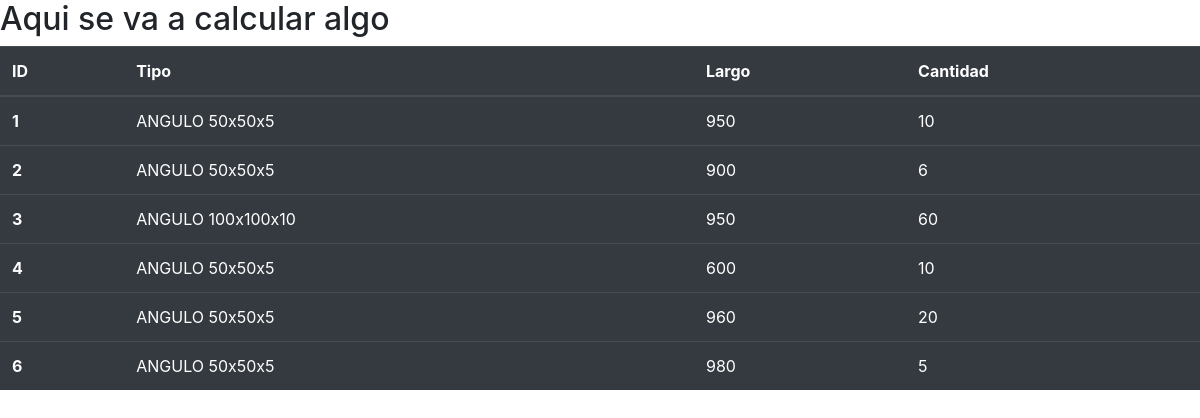
Before: / with the older database file.
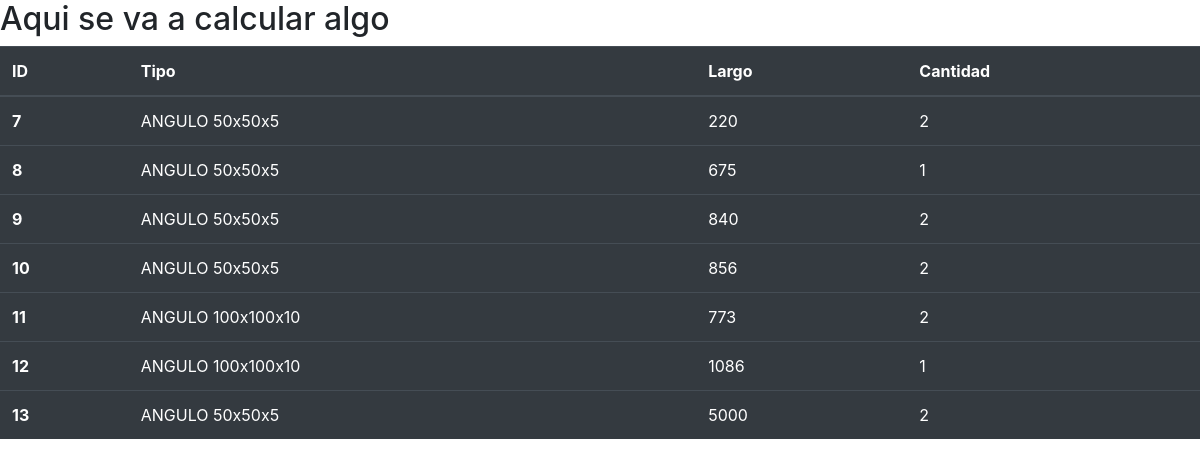
After: the same page with the newer database file.
### ocl/models.py (models this page shows, shortened)
class Almacen(models.Model):
    largo = models.IntegerField()
    cantidad = models.IntegerField()
    tipo = models.ForeignKey(Tipo, on_delete=models.CASCADE)
    fecha_creacion = models.DateField(auto_now_add=True, null=True)
    class Meta:
        verbose_name = 'Almacen'
        verbose_name_plural = 'Almacenes'

class Tipo(models.Model):
    descripcion = models.CharField(max_length=20)
    class Meta:
        verbose_name = 'Tipo de Material'
        verbose_name_plural = 'Tipo de Materiales'
    def __str__(self):
        return self.descripcion

### ocl/views.py (the view)
# urls.py: path('', calcular)
def calcular(request):
    if request.method == 'GET':
        lista = Almacen.objects.all()
        return render(request, 'templates/calculo.html', {'listado': lista})

### templates/calculo.html (shortened to what this page needs)
<!DOCTYPE html>
<html lang="es">
<head>
<link rel="stylesheet" href="https://stackpath.bootstrapcdn.com/bootstrap/4.5.2/css/bootstrap.min.css">
</head>
<body>
<h2>Aqui se va a calcular algo</h2>
<table class="table table-dark">
  <thead>
    <tr>
      <th scope="col">ID</th>
      <th scope="col">Tipo</th>
      <th scope="col">Largo</th>
      <th scope="col">Cantidad</th>
    </tr>
  </thead>
  <tbody>
     {% for lista in listado %}
    <tr>
      <th scope="row">{{ lista.id }}</th>
      <td>{{ lista.tipo }}</td>
      <td>{{ lista.largo }}</td>
      <td>{{ lista.cantidad }}</td>
    </tr>
  {% endfor %}
  </tbody>
</table>
</body>
</html>

Changed rows visible on the page:
removed Almacen: id "1", tipo "ANGULO 50x50x5", largo "950", cantidad "10"
removed Almacen: id "2", tipo "ANGULO 50x50x5", largo "900", cantidad "6"
removed Almacen: id "3", tipo "ANGULO 100x100x10", largo "950", cantidad "60"
removed Almacen: id "4", tipo "ANGULO 50x50x5", largo "600", cantidad "10"
removed Almacen: id "5", tipo "ANGULO 50x50x5", largo "960", cantidad "20"
removed Almacen: id "6", tipo "ANGULO 50x50x5", largo "980", cantidad "5"
added Almacen: id "7", tipo "ANGULO 50x50x5", largo "220", cantidad "2"
added Almacen: id "8", tipo "ANGULO 50x50x5", largo "675", cantidad "1"
added Almacen: id "9", tipo "ANGULO 50x50x5", largo "840", cantidad "2"
added Almacen: id "10", tipo "ANGULO 50x50x5", largo "856", cantidad "2"
added Almacen: id "11", tipo "ANGULO 100x100x10", largo "773", cantidad "2"
added Almacen: id "12", tipo "ANGULO 100x100x10", largo "1086", cantidad "1"
added Almacen: id "13", tipo "ANGULO 50x50x5", largo "5000", cantidad "2"
